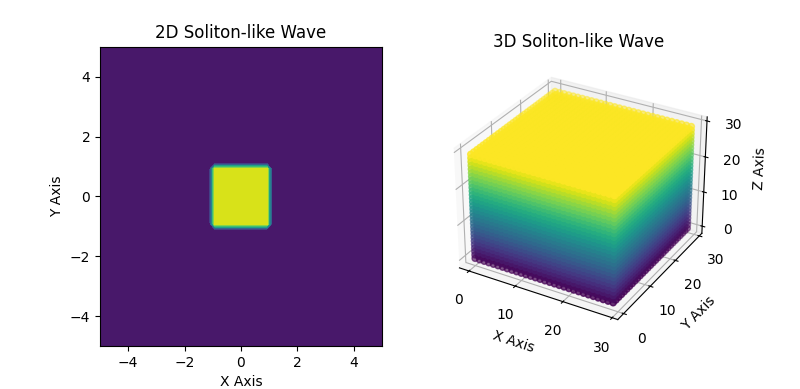

Generate this figure with Python:
# Creating a 2D and 3D simulation of solitons can be quite complex. However, we can provide a basic representation.
# For the 2D case, we'll simulate a wave packet propagating through a 2D grid, resembling a soliton-like behavior.
# For the 3D case, we'll conceptualize a 3D wave propagating in a lattice structure.

import numpy as np
import matplotlib.pyplot as plt
from mpl_toolkits.mplot3d import Axes3D

# Parameters for the 2D simulation
grid_size = 50  # Size of the 2D grid
initial_amplitude = 2  # Initial amplitude of the wave

# Create a 2D grid
x, y = np.meshgrid(np.linspace(-5, 5, grid_size), np.linspace(-5, 5, grid_size))
z = np.zeros((grid_size, grid_size))

# Initialize a wave packet in the center of the grid
z[grid_size//2 - 5:grid_size//2 + 5, grid_size//2 - 5:grid_size//2 + 5] = initial_amplitude

# Parameters for the 3D simulation
length_of_chain_3d = 30  # Length of the chain in 3D

# Create arrays for 3D simulation
x_3d, y_3d, z_3d = np.indices((length_of_chain_3d, length_of_chain_3d, length_of_chain_3d))

# Initialize a wave in the center of the 3D lattice
z_3d[length_of_chain_3d//2 - 3:length_of_chain_3d//2 + 3, length_of_chain_3d//2 - 3:length_of_chain_3d//2 + 3, length_of_chain_3d//2 - 3:length_of_chain_3d//2 + 3] = initial_amplitude

# Plotting
fig = plt.figure(figsize=(12, 6))

# 2D Plot
ax1 = fig.add_subplot(121)
contour = ax1.contourf(x, y, z, cmap='viridis')
ax1.set_title('2D Soliton-like Wave')
ax1.set_xlabel('X Axis')
ax1.set_ylabel('Y Axis')

# 3D Plot
ax2 = fig.add_subplot(122, projection='3d')
scatter = ax2.scatter(x_3d.ravel(), y_3d.ravel(), z_3d.ravel(), c=z_3d.ravel(), cmap='viridis')
ax2.set_title('3D Soliton-like Wave')
ax2.set_xlabel('X Axis')
ax2.set_ylabel('Y Axis')
ax2.set_zlabel('Z Axis')

plt.show()
